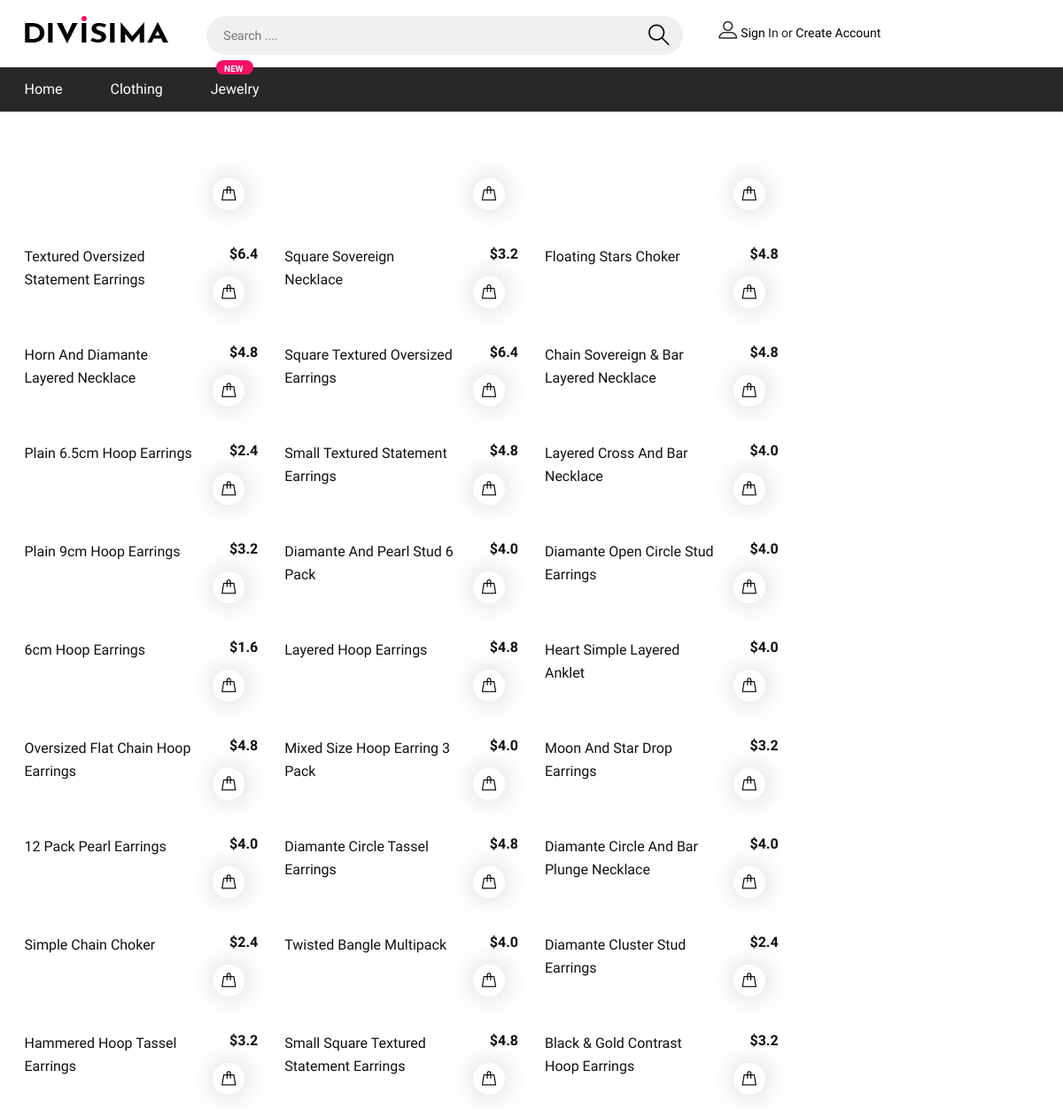
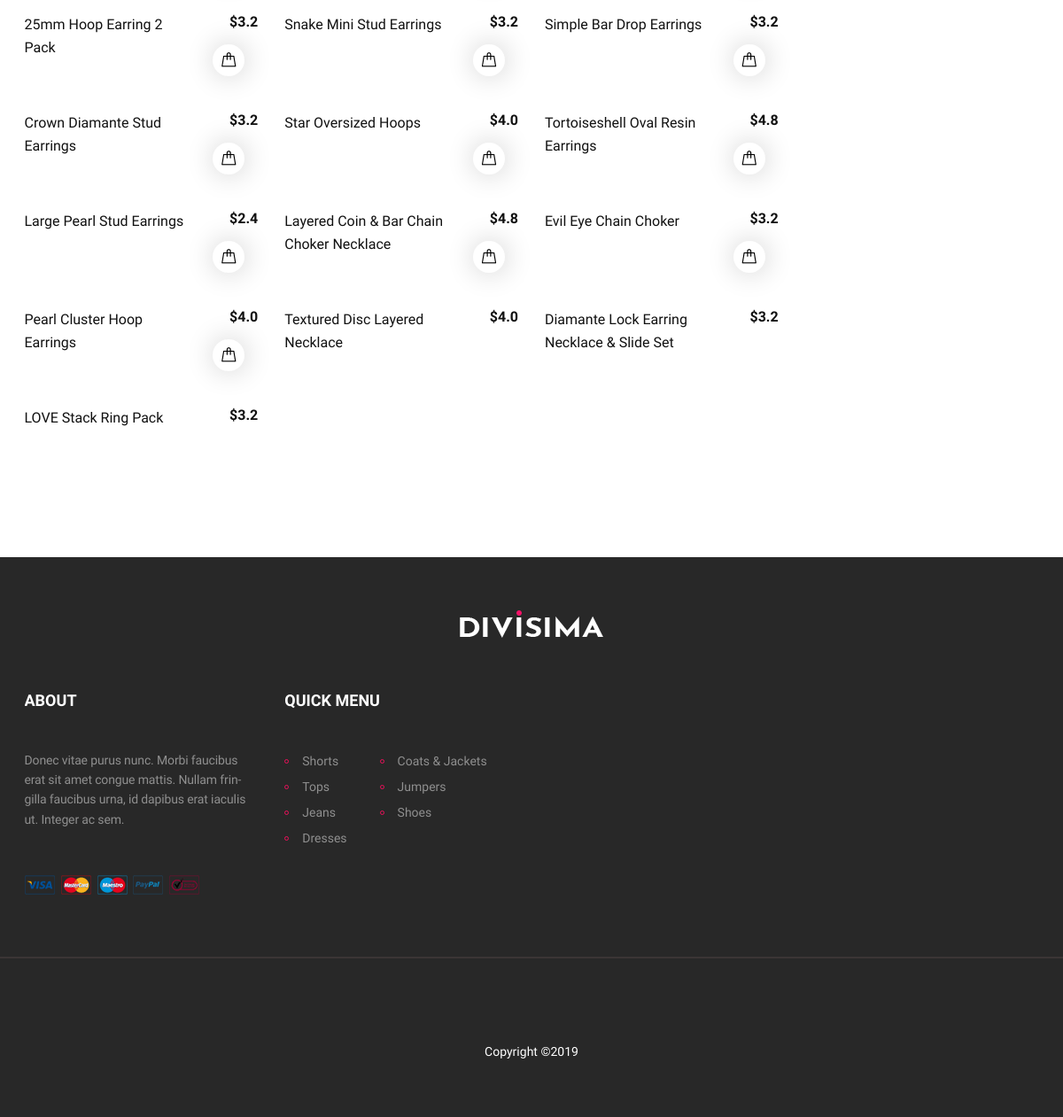
The page /jewelry/ on the database its author committed (2 pictures, top to bottom).
### jewelry/models.py (models this page shows, shortened)
class Jewelry(models.Model):
    name = models.CharField(max_length=250)
    price = models.FloatField()
    image = models.ImageField(upload_to='jewelimages')

### jewelry/views.py (the view)
# urls.py: path('', views.jewelry, name='jewelry'),
def jewelry(request):
    jewelry = Jewelry.objects.all()
    amount = len(Product.objects.all())
    return render(request, 'jewel.html', {'jewelries': jewelry, 'amount':amount})

### jewelry/templates/jewel.html (shortened to what this page needs)
{% extends 'index.html' %}
{% load static %}
{% block content %}
<section class="category-section spad">
    <div class="container">
        <div class="row">
            <div class="col-lg-9  order-1 order-lg-2 mb-5 mb-lg-0">
                <div class="row">
                    {% for jewelry in jewelries %}
                    <div class="col-lg-4 col-sm-6">
                        <div class="product-item">
                            <div class="pi-pic">
                                <div class="pi-links">
                                    <a href="{% url 'cartJew' jewelry.id %}" class="add-card"><i
                                            class="flaticon-bag"></i><span>ADD TO CART</span></a>
                                </div>
                            </div>
                            <div class="pi-text">
                                <h6>${{ jewelry.price }}</h6>
                                <a href="{% url 'details' jewelry.id %}">   <p>{{ jewelry.name }}</p></a>
                            </div>
                        </div>
                    </div>
                    {% endfor %}
                </div>
            </div>
        </div>
    </div>
</section>
{% endblock %}

### static/css/style.css (style rules this page uses)
html, body { height: 100%; font-family: 'Josefin Sans', sans-serif; -webkit-font-smoothing: antialiased; font-smoothing: antialiased; }
h1, h2, h3, h4, h5, h6 { margin: 0; color: #111111; font-weight: 600; }
h6 { font-size: 16px; }
p { font-size: 14px; color: #585858; line-height: 1.6; }
.spad { padding-top: 105px; padding-bottom: 105px; }
.product-item .pi-pic { position: relative; display: block; }
.product-item .pi-links { width: 100%; position: absolute; right: 0; bottom: 18px; z-index: 9; padding-right: 15px; text-align: right; }
.product-item .pi-links a { display: inline-table; width: 36px; height: 36px; background: #fff; border-radius: 60px; font-size: 18px; line-height: 18px; padding-top: 9px; overflow: hidden; color: #000; position: relative; -webkit-box-shadow: 1px 0 32px rgba(0, 0, 0, 0.2); box-shadow: 1px 0 32px rgba(0, 0, 0, 0.2); -webkit-transition: all 0.4s ease; -o-transition: all 0.4s ease; transition: all 0.4s ease; text-align: center; }
.product-item .pi-links a i { display: inline-block; color: #000; }
.product-item .pi-links a.add-card { padding-top: 8px; }
.product-item .pi-text { padding-top: 22px; height: 87px; }
.product-item .pi-text h6 { float: right; padding-left: 40px; overflow: hidden; font-weight: 700; color: #111111; }
.product-item .pi-text p { font-size: 16px; color: #111111; margin-bottom: 0; }
@media (min-width: 1200px) { .container { max-width: 1175px; } }

### rows shown on the page
Jewelry: price "6.4", name "Textured Oversized Statement Earrings"
Jewelry: price "3.2", name "Square Sovereign Necklace"
Jewelry: price "4.8", name "Floating Stars Choker"
Jewelry: price "4.8", name "Horn And Diamante Layered Necklace"
Jewelry: price "6.4", name "Square Textured Oversized Earrings"
Jewelry: price "4.8", name "Chain Sovereign & Bar Layered Necklace"
Jewelry: price "2.4", name "Plain 6.5cm Hoop Earrings"
Jewelry: price "4.8", name "Small Textured Statement Earrings"
Jewelry: price "4.0", name "Layered Cross And Bar Necklace"
Jewelry: price "3.2", name "Plain 9cm Hoop Earrings"
Jewelry: price "4.0", name "Diamante And Pearl Stud 6 Pack"
Jewelry: price "4.0", name "Diamante Open Circle Stud Earrings"
Jewelry: price "1.6", name "6cm Hoop Earrings"
Jewelry: price "4.8", name "Layered Hoop Earrings"
Jewelry: price "4.0", name "Heart Simple Layered Anklet"
Jewelry: price "4.8", name "Oversized Flat Chain Hoop Earrings"
Jewelry: price "4.0", name "Mixed Size Hoop Earring 3 Pack"
Jewelry: price "3.2", name "Moon And Star Drop Earrings"
Jewelry: price "4.0", name "12 Pack Pearl Earrings"
Jewelry: price "4.8", name "Diamante Circle Tassel Earrings"
Jewelry: price "4.0", name "Diamante Circle And Bar Plunge Necklace"
Jewelry: price "2.4", name "Simple Chain Choker"
Jewelry: price "4.0", name "Twisted Bangle Multipack"
Jewelry: price "2.4", name "Diamante Cluster Stud Earrings"
Jewelry: price "3.2", name "Hammered Hoop Tassel Earrings"
Jewelry: price "4.8", name "Small Square Textured Statement Earrings"
Jewelry: price "3.2", name "Black & Gold Contrast Hoop Earrings"
Jewelry: price "3.2", name "25mm Hoop Earring 2 Pack"
Jewelry: price "3.2", name "Snake Mini Stud Earrings"
Jewelry: price "3.2", name "Simple Bar Drop Earrings"
Jewelry: price "3.2", name "Crown Diamante Stud Earrings"
Jewelry: price "4.0", name "Star Oversized Hoops"
Jewelry: price "4.8", name "Tortoiseshell Oval Resin Earrings"
Jewelry: price "2.4", name "Large Pearl Stud Earrings"
Jewelry: price "4.8", name "Layered Coin & Bar Chain Choker Necklace"
Jewelry: price "3.2", name "Evil Eye Chain Choker"
Jewelry: price "4.0", name "Pearl Cluster Hoop Earrings"
Jewelry: price "4.0", name "Textured Disc Layered Necklace"
Jewelry: price "3.2", name "Diamante Lock Earring Necklace & Slide Set"
Jewelry: price "3.2", name "LOVE Stack Ring Pack"
